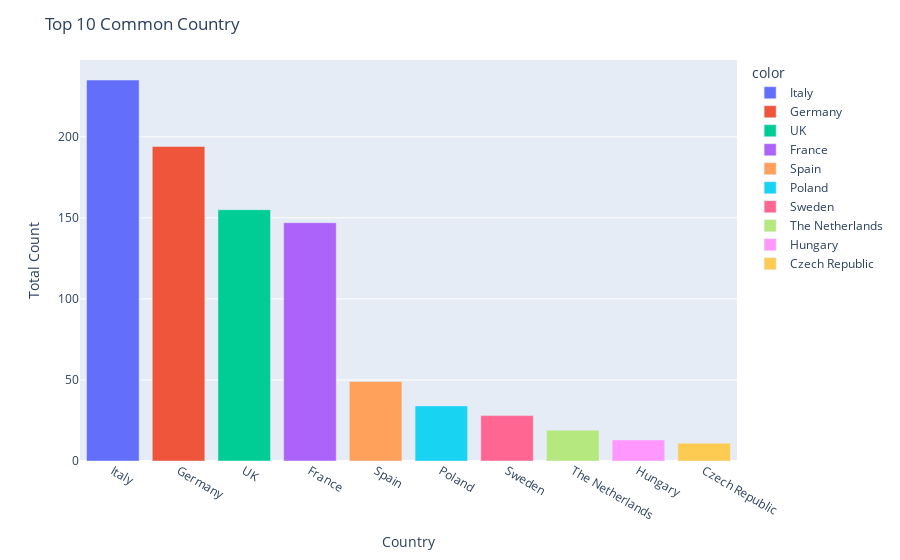

The notebook cell saved with this chart:
### Markdown cell above
# TOP 10 COMMON COUNTRIES

### Code cell
Country = df['Country'].value_counts().nlargest(10)
print('Top 10 Common Country')
print(Country)

fig = px.bar(x=Country.index, y=Country.values,color = Country.index)
fig.update_layout(title = 'Top 10 Common Country', xaxis_title = 'Country', yaxis_title='Total Count')
fig.show()

### Figure 1 — Plotly figure (JSON) as saved in the notebook; plotly's stock layout.template omitted (floating-point values rounded to 4 significant figures)
{"data": [{"alignmentgroup": "True", "hovertemplate": "color=Italy<br>x=%{x}<br>y=%{y}<extra></extra>", "legendgroup": "Italy", "marker": {"color": "#636efa", "pattern": {"shape": ""}}, "name": "Italy", "offsetgroup": "Italy", "orientation": "v", "showlegend": true, "textposition": "auto", "type": "bar", "x": ["Italy"], "xaxis": "x", "y": [235], "yaxis": "y"}, {"alignmentgroup": "True", "hovertemplate": "color=Germany<br>x=%{x}<br>y=%{y}<extra></extra>", "legendgroup": "Germany", "marker": {"color": "#EF553B", "pattern": {"shape": ""}}, "name": "Germany", "offsetgroup": "Germany", "orientation": "v", "showlegend": true, "textposition": "auto", "type": "bar", "x": ["Germany"], "xaxis": "x", "y": [194], "yaxis": "y"}, {"alignmentgroup": "True", "hovertemplate": "color=UK<br>x=%{x}<br>y=%{y}<extra></extra>", "legendgroup": "UK", "marker": {"color": "#00cc96", "pattern": {"shape": ""}}, "name": "UK", "offsetgroup": "UK", "orientation": "v", "showlegend": true, "textposition": "auto", "type": "bar", "x": ["UK"], "xaxis": "x", "y": [155], "yaxis": "y"}, {"alignmentgroup": "True", "hovertemplate": "color=France<br>x=%{x}<br>y=%{y}<extra></extra>", "legendgroup": "France", "marker": {"color": "#ab63fa", "pattern": {"shape": ""}}, "name": "France", "offsetgroup": "France", "orientation": "v", "showlegend": true, "textposition": "auto", "type": "bar", "x": ["France"], "xaxis": "x", "y": [147], "yaxis": "y"}, {"alignmentgroup": "True", "hovertemplate": "color=Spain<br>x=%{x}<br>y=%{y}<extra></extra>", "legendgroup": "Spain", "marker": {"color": "#FFA15A", "pattern": {"shape": ""}}, "name": "Spain", "offsetgroup": "Spain", "orientation": "v", "showlegend": true, "textposition": "auto", "type": "bar", "x": ["Spain"], "xaxis": "x", "y": [49], "yaxis": "y"}, {"alignmentgroup": "True", "hovertemplate": "color=Poland<br>x=%{x}<br>y=%{y}<extra></extra>", "legendgroup": "Poland", "marker": {"color": "#19d3f3", "pattern": {"shape": ""}}, "name": "Poland", "offsetgroup": "Poland", "orientation": "v", "showlegend": true, "textposition": "auto", "type": "bar", "x": ["Poland"], "xaxis": "x", "y": [34], "yaxis": "y"}, {"alignmentgroup": "True", "hovertemplate": "color=Sweden<br>x=%{x}<br>y=%{y}<extra></extra>", "legendgroup": "Sweden", "marker": {"color": "#FF6692", "pattern": {"shape": ""}}, "name": "Sweden", "offsetgroup": "Sweden", "orientation": "v", "showlegend": true, "textposition": "auto", "type": "bar", "x": ["Sweden"], "xaxis": "x", "y": [28], "yaxis": "y"}, {"alignmentgroup": "True", "hovertemplate": "color=The Netherlands<br>x=%{x}<br>y=%{y}<extra></extra>", "legendgroup": "The Netherlands", "marker": {"color": "#B6E880", "pattern": {"shape": ""}}, "name": "The Netherlands", "offsetgroup": "The Netherlands", "orientation": "v", "showlegend": true, "textposition": "auto", "type": "bar", "x": ["The Netherlands"], "xaxis": "x", "y": [19], "yaxis": "y"}, {"alignmentgroup": "True", "hovertemplate": "color=Hungary<br>x=%{x}<br>y=%{y}<extra></extra>", "legendgroup": "Hungary", "marker": {"color": "#FF97FF", "pattern": {"shape": ""}}, "name": "Hungary", "offsetgroup": "Hungary", "orientation": "v", "showlegend": true, "textposition": "auto", "type": "bar", "x": ["Hungary"], "xaxis": "x", "y": [13], "yaxis": "y"}, {"alignmentgroup": "True", "hovertemplate": "color=Czech Republic<br>x=%{x}<br>y=%{y}<extra></extra>", "legendgroup": "Czech Republic", "marker": {"color": "#FECB52", "pattern": {"shape": ""}}, "name": "Czech Republic", "offsetgroup": "Czech Republic", "orientation": "v", "showlegend": true, "textposition": "auto", "type": "bar", "x": ["Czech Republic"], "xaxis": "x", "y": [11], "yaxis": "y"}], "layout": {"barmode": "relative", "legend": {"title": {"text": "color"}, "tracegroupgap": 0}, "margin": {"t": 60}, "title": {"text": "Top 10 Common Country"}, "xaxis": {"anchor": "y", "domain": [0, 1], "title": {"text": "Country"}}, "yaxis": {"anchor": "x", "domain": [0, 1], "title": {"text": "Total Count"}}}}
